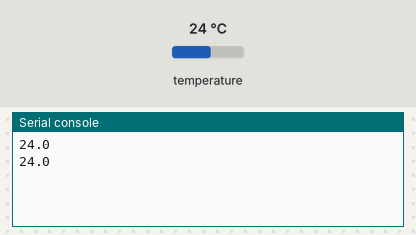
The program below on a simulated Raspberry Pi Pico running MicroPython. On the bench: the last lines printed to the serial console. Inputs (shaded band) come from the test bench; at power-on: temperature 24 °C.

Above: at 1.2 s.
1.3 s: temperature set to 12 °C
At 2.6 s:
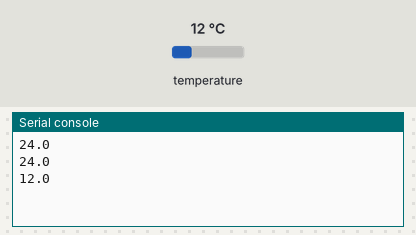
2.8 s: temperature set to 19 °C
At 3.9 s:
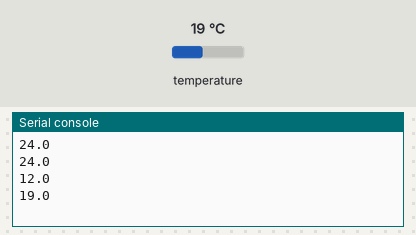
Timing chart, 0 to 5.8 s (numbered marks = the images above; inputs shaded):
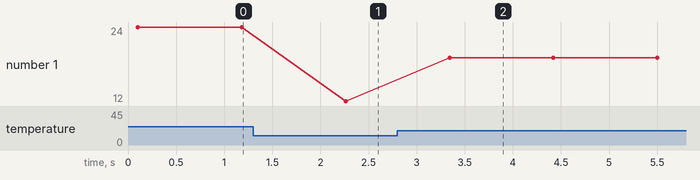

The program:

ahtx0sensorfortemp.py
```python
import ahtx0
from machine import Pin, I2C
from time import sleep
i2c=I2C(1, scl=Pin(15), sda=Pin(14))
sensor=ahtx0.AHT10(i2c)

while True:
    print(sensor.temperature)
    #print(sensor.relative_humidity)
    sleep(1)
```

Measured:
- after the input at 1.3 s, the serial console: prints a new line after 0.96 s (image 1)
- after the input at 2.8 s, the serial console: prints a new line after 0.54 s (image 2)
- plotted number 1: 24 → 12 after the input at 1.3 s, 12 → 19 after the input at 2.8 s
